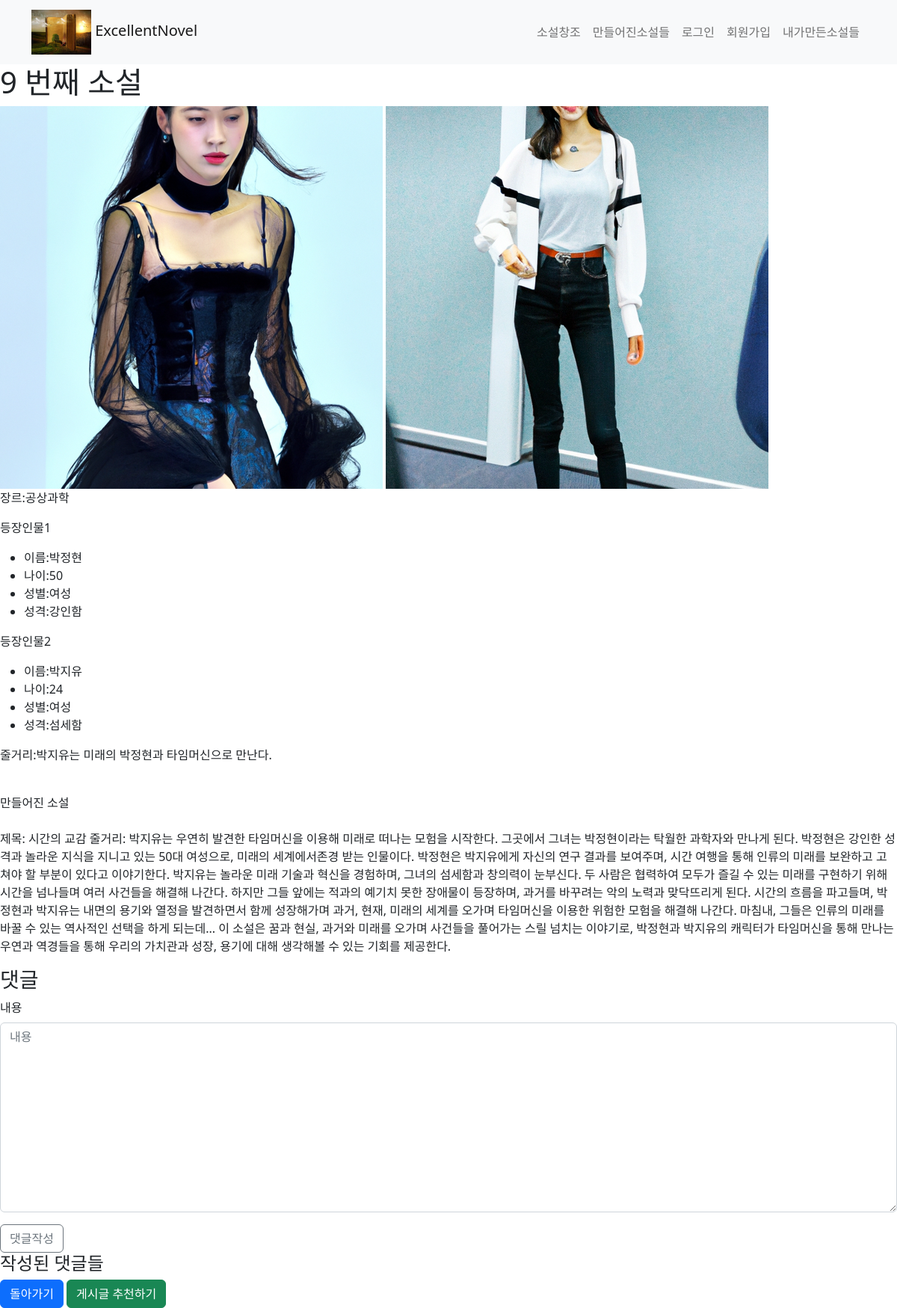
The app's page /novels/9/recommend/ with its own data.
### novel/models.py (models this page shows)
class Novel(models.Model):
    answer_text = models.TextField(max_length=5000)
    novel_infor = models.OneToOneField(NovelInf, on_delete=models.CASCADE)
    recommend = models.IntegerField(default=0)
    user = models.ForeignKey(get_user_model(),on_delete=models.CASCADE,blank=True)
    pub_date = models.DateTimeField(auto_now_add=True)
    comment_num = models.IntegerField(default=0)
    image = models.ImageField(blank=True,null=True)
    image2 = models.ImageField(blank=True,null=True)
    image3 = models.ImageField(blank=True, null=True)

class NovelInf(models.Model):
    char_name1 = models.CharField(max_length=15, blank=True,default='',null=True)
    char_name2 = models.CharField(max_length=15, blank=True, default='',null=True)
    char_age1 = models.IntegerField(blank=True, default=0,null=True)
    char_age2 = models.IntegerField(blank=True, default=0,null=True)
    char_per1 = models.CharField(max_length=100, blank=True, default='',null=True)
    char_per2 = models.CharField(max_length=100, blank=True, default='',null=True)
    gender_choices = (('남성', '남성'), ('여성', '여성'), ('등장시키지 않음', '등장시키지 않음'))
    char_sex1 = models.CharField(max_length=8, choices=gender_choices, blank=True,default='남자')
    char_sex2 = models.CharField(max_length=8, choices=gender_choices, blank=True,default='남자')
    genre_choices = (('로맨스', '로맨스'), ('판타지', '판타지'), ('고전', '고전'), ('공상과학', '공상과학'), ('일상', '일상'), ('공포', '공포'))
    genre = models.CharField(max_length=10, choices=genre_choices, blank=True)
    story = models.TextField(max_length=150, blank=False)

### novel/views.py (the view)
# urls.py: path('novels/<int:pk>/recommend/', views.recommend, name='recommend'),
def recommend(request, pk):
    novel = get_object_or_404(Novel, pk=pk)
    novel.recommend += 1
    novel.save()
    form = CommentForm()
    return render(request, 'novel/novel_detail.html', {'novel': novel, 'form': form})

### novel/forms.py
class CommentForm(forms.ModelForm):
    class Meta:
        model = Comment
        fields = ['content']
        labels = {'content':'내용'}

### novel/templates/novel/novel_detail.html (shortened to what this page needs)
<!DOCTYPE html>
{% extends 'novel/base.html' %}
{% load django_bootstrap5 %}
{% block body %}
    <h1>{{ novel.pk }} 번째 소설</h1>
    <img src="{{ novel.image.url }}">
    <img src="{{ novel.image2.url }}">
    <p>장르:{{ novel.novel_infor.genre }}</p>
    {% if novel.novel_infor.char_sex1 != '등장시키지 않음' and novel.novel_infor.char_sex2 == '등장시키지 않음' %}
        <p>등장인물1</p>
        <ul>
            <li>이름:{{ novel.novel_infor.char_name1 }}</li>
            <li>나이:{{ novel.novel_infor.char_age1 }}</li>
            <li>성별:{{ novel.novel_infor.char_sex1 }}</li>
            <li>성격:{{ novel.novel_infor.char_per1 }}</li>
        </ul>
    {% elif novel.novel_infor.char_sex1 == '등장시키지 않음' and novel.novel_infor.char_sex2 == '등장시키지 않음' %}
        <p>설정된 등장인물 없음</p>
    {% else %}
        <p>등장인물1</p>
        <ul>
            <li>이름:{{ novel.novel_infor.char_name1 }}</li>
            <li>나이:{{ novel.novel_infor.char_age1 }}</li>
            <li>성별:{{ novel.novel_infor.char_sex1 }}</li>
            <li>성격:{{ novel.novel_infor.char_per1 }}</li>
        </ul>
        <p>등장인물2</p>
        <ul>
            <li>이름:{{ novel.novel_infor.char_name2 }}</li>
            <li>나이:{{ novel.novel_infor.char_age2 }}</li>
            <li>성별:{{ novel.novel_infor.char_sex2 }}</li>
            <li>성격:{{ novel.novel_infor.char_per2 }}</li>
        </ul>
    {% endif %}
    <p>줄거리:{{ novel.novel_infor.story }}</p>
    <br>
    <p>만들어진 소설<br><br>{{ novel.answer_text }}</p>
    <h3>댓글</h3>
    <form action="" method="POST">
        {% bootstrap_form form %}
        <button class="btn btn-outline-secondary" type="submit">
            댓글작성
        </button>
        <h4>작성된 댓글들</h4>
    </form>
    <a class="btn btn-primary" href="{% url 'novel:novel_list' %}">돌아가기</a>
    <a class="btn btn-success" href="{% url 'novel:recommend' novel.pk %}">게시글 추천하기</a>
{% endblock %}

### records on screen
Novel: pk "9", image (picture), image2 (picture), novel_infor.genre "공상과학", novel_infor.char_name1 "박정현", novel_infor.char_age1 "50", novel_infor.char_sex1 "여성", novel_infor.char_per1 "강인함", novel_infor.char_name2 "박지유", novel_infor.char_age2 "24", novel_infor.char_sex2 "여성", novel_infor.char_per2 "섬세함", novel_infor.story "박지유는 미래의 박정현과 타임머신으로 만난다.", answer_text "제목: 시간의 교감 줄거리: 박지유는 우연히 발견한 타임머신을 이용해 미래로 떠나는 모험을 시작한다. 그곳에서 그녀는 박정현이라는 탁월한 과학자와 만나게 된다. 박정현은 강인한 성격과 놀라운 지식을 지니고 있는 50대 여성으로, 미래의 세계에서존경 받는 인물이다. 박정현은 박지유에게 자신의 연구 결과를 보여주며, 시간 여행을 통해 인류의 미래를 보완하고 고쳐야 할 부분이 있다고 이야기한다. 박지유는 놀라운 미래 기술과 혁신을 경험하며, 그녀의 섬세함과 창의력이 눈부신다. 두 사람은 협력하여 모두가 즐길 수 있는 미래를 구현하기 위해 시간을 넘나들며 여러 사건들을 해결해 나간다. 하지만 그들 앞에는 적과의 예기치 못한 장애물이 등장하며, 과거를 바꾸려는 악의 노력과 맞닥뜨리게 된다. 시간의 흐름을 파고들며, 박정현과 박지유는 내면의 용기와 열정을 발견하면서 함께 성장해가며 과거, 현재, 미래의 세계를 오가며 타임머신을 이용한 위험한 모험을 해결해 나간다. 마침내, 그들은 인류의 미래를 바꿀 수 있는 역사적인 선택을 하게 되는데... 이 소설은 꿈과 현실, 과거와 미래를 오가며 사건들을 풀어가는 스릴 넘치는 이야기로, 박정현과 박지유의 캐릭터가 타임머신을 통해 만나는 우연과 역경들을 통해 우리의 가치관과 성장, 용기에 대해 생각해볼 수 있는 기회를 제공한다."
